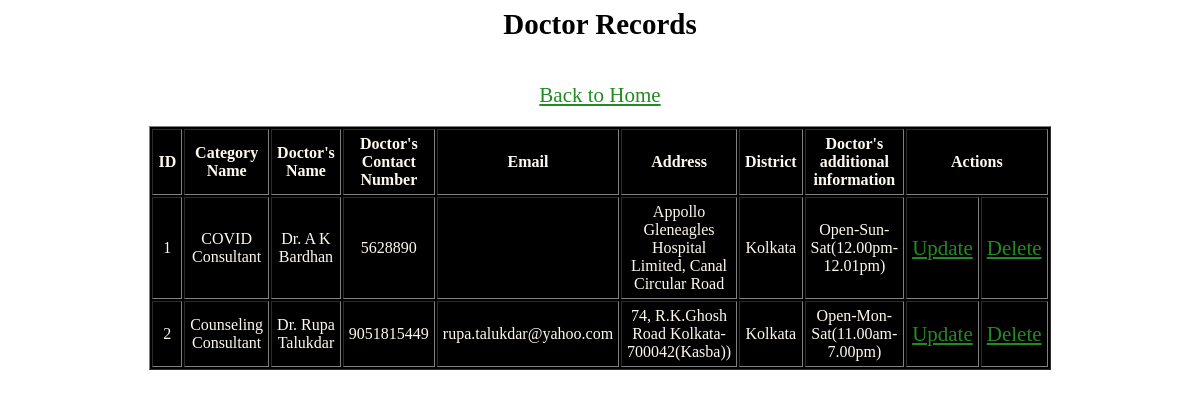
/display_doctor_data.php, run on the app's committed database.
### tables this page shows
CREATE TABLE `doctor_db` (
  `id` int(20) NOT NULL,
  `cat_id` int(10) NOT NULL,
  `dname` varchar(30) NOT NULL,
  `phno` varchar(12) NOT NULL,
  `email` varchar(50) NOT NULL,
  `address` varchar(255) NOT NULL,
  `district` varchar(50) NOT NULL,
  `doctors_additional_info` varchar(255) NOT NULL
);

CREATE TABLE `doctor_category` (
  `cat_id` int(10) NOT NULL,
  `category_name` varchar(23) NOT NULL
);

### display_doctor_data.php (the view, shortened to what this page needs)
<?php
include("connection.php");?>
<h2 style="font-size:29px;"><center>Doctor Records</center></h2><br>
<center><a href="menu.html">Back to Home </a></center><br>
<!DOCTYPE html>
<html>
<head>
</head>
<body>
</body>
</html>
<table width = "80%" border="1" cellspacing="2" cellpadding="5" align="center" style="background-color:black; color:floralwhite;">
	<tr>
		<td align="center"><strong>ID</strong></td>
		<td align="center"><strong>Category Name</strong></td>
		<td align="center"><strong>Doctor's Name</strong></td>
		<td align="center"><strong>Doctor's Contact Number</strong></td>
		<td align="center"><strong>Email</strong></td>
		<td align="center"><strong>Address</strong></td>
		<td align="center"><strong>District</strong></td>
		<td align="center"><strong>Doctor's additional information</strong></td>
		<td colspan="2"><strong><center>Actions</center></strong></td>
	</tr>
    <?php
	    $sql = "SELECT
		`doctor_db`.`id` AS `id`,
		`doctor_db`.`cat_id` AS `cat_id`,
		`doctor_db`.`dname` AS `dname`,
		`doctor_db`.`phno` AS `phno`,
		`doctor_db`.`email` AS `email`,
		`doctor_db`.`address` AS `address`,
		`doctor_db`.`district` AS `district`,
		`doctor_db`.`doctors_additional_info` AS `doctors_additional_info`,
		`doctor_category`.`category_name` AS `category_name`
		FROM `doctor_db`,`doctor_category` where `doctor_db`.`cat_id`=`doctor_category`.`cat_id`";
		$result = mysqli_query($link,$sql);
		if(mysqli_num_rows($result) > 0)
		{
			while($row = mysqli_fetch_assoc($result))
			{
				echo "<tr>";
				echo "<td align = 'center'>".$row["id"]."</td>";
				echo "<td align = 'center'>".$row["category_name"]."</td>";
				echo "<td align = 'center'>".$row["dname"]."</td>";
				echo "<td align = 'center'>".$row["phno"]."</td>";
				echo "<td align = 'center'>".$row["email"]."</td>";
				echo "<td align = 'center'>".$row["address"]."</td>";
				echo "<td align = 'center'>".$row["district"]."</td>";
				echo "<td align = 'center'>".$row["doctors_additional_info"]."</td>";
				echo "<td><a href='update_frm_doctor.php?id=".$row['id']."&name=".$row['category_name']."'>Update</a></td>";
				echo "<td><a href='delete_doctor_data.php?id=".$row['id']."'>Delete</a></td>";
				echo "</tr>";
			}
		}
     ?>
</table>

### display_doctor_data.php (style rules this page uses)
a { color: forestgreen; font-size: 21px; }
body { background-image: url("https://p1.pxfuel.com/preview/312/952/22/white-structure-texture-background-ceiling-whitish.jpg"); background-position: center; background-size: cover; height: 700px; margin-left: 10%; margin-right: 10%; }

### data on the page
doctor_db: id "1", cat.category_name "COVID Consultant", dname "Dr. A K Bardhan", phno "5628890", address "Appollo Gleneagles Hospital Limited, Canal Circular Road", district "Kolkata", doctors_additional_info "Open-Sun-Sat(12.00pm-12.01pm)"
doctor_db: id "2", cat.category_name "Counseling Consultant", dname "Dr. Rupa Talukdar", phno "9051815449", email "rupa.talukdar@yahoo.com", address "74, R.K.Ghosh Road Kolkata-700042(Kasba))", district "Kolkata", doctors_additional_info "Open-Mon-Sat(11.00am-7.00pm)"
